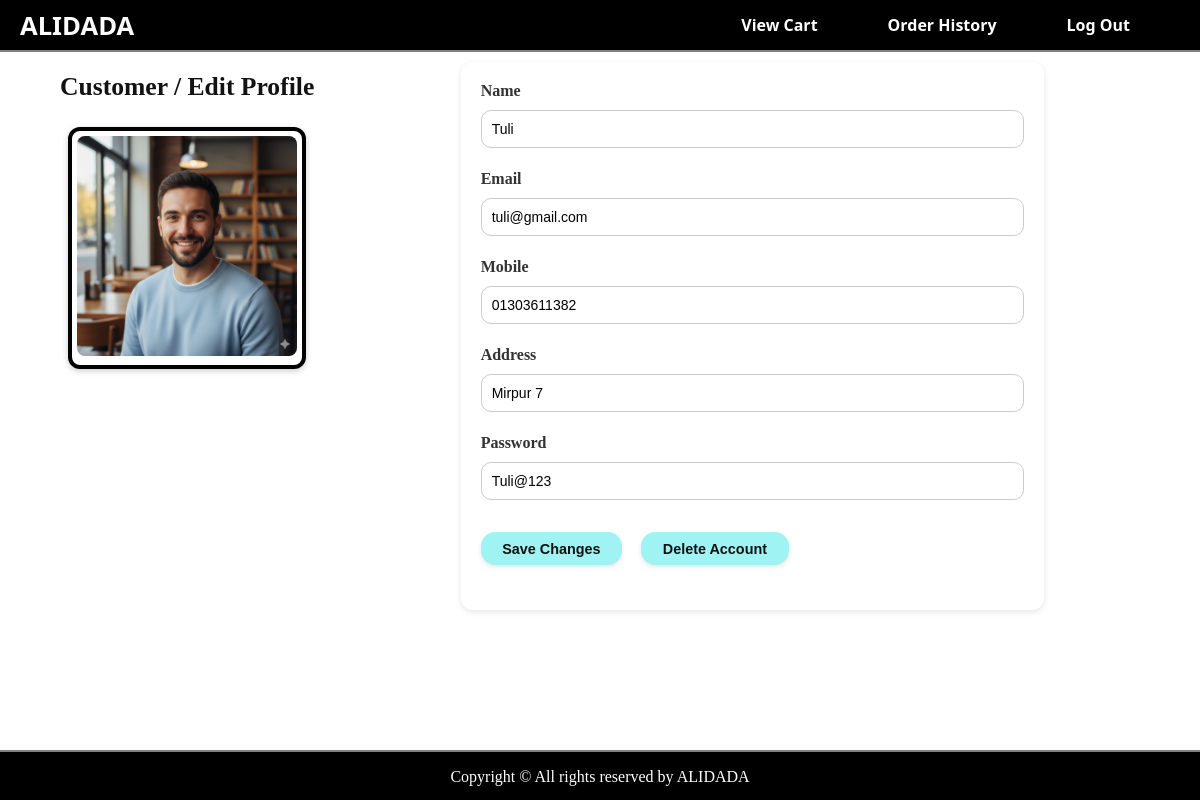
/view/Customer/cusProfile.php (signed in), run on the app's committed database.
### tables this page shows
CREATE TABLE `user_info` (
  `user_id` int(11) NOT NULL,
  `user_name` varchar(30) NOT NULL,
  `password` varchar(30) NOT NULL,
  `type` varchar(30) NOT NULL,
  `address` varchar(60) NOT NULL,
  `email` varchar(30) NOT NULL,
  `nid` varchar(20) NOT NULL,
  `user_image` varchar(50) NOT NULL
);

### model/model.php (called while the page is built, shortened)
<?php
class Model {
    private $conn;
    public function OpenCon() {
        $db_server = "localhost";
        $db_user = "root";
        $db_pass = "";
        $db_name = "e_commerce_management_system";
        $db = "";
        try {
            $db = mysqli_connect($db_server, $db_user, $db_pass, $db_name);
        } catch(mysqli_sql_exception $e) {
            echo "<script>alert('MySQL not started in XAMPP');</script>";
        }
        return $db;
    }
    public function __construct() {
        $this->conn = $this->OpenCon();
    }
    public function getUserById($userId) {
        $stmt = $this->conn->prepare("SELECT * FROM user_info WHERE user_id = ?");
        $stmt->bind_param("i", $userId);
        $stmt->execute();
        $result = $stmt->get_result();
        return $result->fetch_assoc();
    }
}
?>

### controller/Customer/cusProfileController.php (called while the page is built, shortened)
<?php
include_once('../../model/model.php');
$model = new Model();
$userId = $_SESSION['userId'];
$user = $model->getUserById($userId);
$userName = $user['user_name'];
$email    = $user['email'];
$mobile   = $user['nid'];
$address  = $user['address'];
$password = $user['password'];
$image = $user['user_image'];
?>

### view/Customer/cusProfile.php (the view, shortened to what this page needs)
<?php
    include_once('../../controller/Customer/cusProfileController.php');
?>
<!DOCTYPE html>
<html lang="en">
<head>
    <link rel="stylesheet" href="/E-Commerce/CSS/cusProfile.css">
</head>
<body>
<div class="main-content">
    <header>
        <a href="cusDashboard.php"><h2>ALIDADA</h2></a>
        <nav>
            <a href="viewCart.php">View Cart</a>
            <a href="history.php">Order History</a>
            <a href="../../controller/logout.php">Log Out</a>
        </nav>
    </header>
    <hr>
    <div class="profile-container">
        <div class="left-panel">
            <h2>Customer / Edit Profile</h2>
            <div class="profile-image">
                <img src="../../Image/<?= $image ?>" alt="Customer Picture">
            </div>
        </div>
        <div class="profile-form">
            <form action="cusProfile.php" method="POST">
                <label for="name"><strong>Name</strong></label><br>
                <input type="text" id="name" name="userName" autocomplete="off" class="form_input" value="<?php echo($userName) ?>">
                <br>
                <label for="email"><strong>Email</strong></label><br>
                <input type="email" id="email" name="email" autocomplete="off" class="form_input" value="<?php echo($email) ?>">
                <br>
                <label for="mobile"><strong>Mobile</strong></label><br>
                <input type="text" id="mobile" name="mobile" autocomplete="off" class="form_input" value="<?php echo($mobile) ?>">
                <br>
                <label for="address"><strong>Address</strong></label><br>
                <input type="text" id="address" name="address" autocomplete="off" class="form_input" value="<?php echo($address) ?>">
                <br>
                <label for="password"><strong>Password</strong></label><br>
                <input type="text" id="password" name="password" autocomplete="off" class="form_input" value="<?php echo($password) ?>">
                <br>
                <button type="submit" name="action" value="change">Save Changes</button>
                <button type="submit" name="action" value="delete">Delete Account</button>
            </form>
        </div>
    </div>
    <footer>
        <hr>
        <p>Copyright &copy; All rights reserved by ALIDADA</p>
    </footer>
</div>
</body>
</html>

### CSS/cusProfile.css (style rules this page uses)
body { background-color: white; }
html, body { margin: 0; padding: 0; }
hr { margin: 0; border: none; height: 2px; background-color: gray; }
.main-content { flex: 1; }
header { display: flex; align-items: center; justify-content: space-between; padding: 0 20px; font-weight: 700; background-color: black; width: 100%; height: 50px; box-sizing: border-box; }
header h2 { margin: 0; color: white; }
header nav { display: flex; gap: 20px; }
header nav a { font-family: 'Segoe UI', sans-serif; text-decoration: none; color: white; }
header a { text-decoration: none; color: white; }
a { margin-right: 50px; font-family: 'Segoe UI'; }
h2 { margin: 0 0 15px 0; font-size: 1.6em; color: #121212; }
.profile-container { display: flex; justify-content: flex-start; align-items: flex-start; gap: 50px; width: 90%; max-width: 1100px; margin: 20px auto 80px auto; }
.left-panel { display: flex; flex-direction: column; align-items: center; }
.profile-image { border: 4px solid black; border-radius: 12px; padding: 5px; background-color: #fff; box-shadow: 0 2px 6px rgba(0,0,0,0.2); margin-top: 10px; }
.profile-image img { width: 220px; height: 220px; object-fit: cover; border-radius: 8px; }
.profile-form { flex: 1; }
form { background: #fff; width: 70%; max-width: 600px; margin: -10px auto 20px auto; padding: 20px; border-radius: 12px; box-shadow: 0 2px 6px rgba(0,0,0,0.1); }
form label { font-weight: 600; margin-bottom: 5px; display: inline-block; color: #333; }
.form_input { width: 100%; padding: 10px; border-radius: 10px; border: 1px solid #ccc; margin-top: 5px; transition: all 0.3s ease; font-size: 14px; box-sizing: border-box; }
button { padding: 0.6em 1.5em; background-color: #9ff3f3; color: #121212; border: none; border-radius: 1em; font-size: 0.9em; font-weight: bold; cursor: pointer; transition: all 0.25s ease; box-shadow: 0 2px 4px rgba(0,0,0,0.1); margin-right: 15px; margin-top: 10px; margin-bottom: 25px; }
footer { text-align: center; background-color: black; width: 100%; height: 50px; position: fixed; bottom: 0; }
footer p { text-align: center; color: white; margin: 0; line-height: 50px; }

### data on the page
user_info: user_image (picture), userName "Tuli", email "tuli@gmail.com", mobile "01303611382", address "Mirpur 7", password "Tuli@123"
